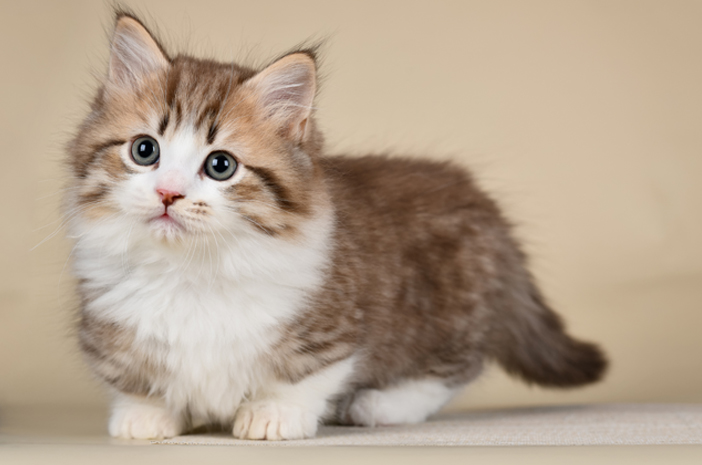
#> input picture LearnOpenCV/kucing.jpg, 702 x 465 px
$ python pcd-tugas-01.py
#> lines starting #> are read from the running program, lines starting #| are printed output that depends on the picture
import cv2 as cv
# import numpy as np
import matplotlib.pyplot as plt

path = r'kucing.jpg'
img = cv.imread(path)
#> img is the input picture: shape (465, 702, 3); mean B, G, R 143.4, 163, 181
color = ('b', 'g', 'r')

# Ubah Kontras
res = cv.convertScaleAbs(img, alpha=1.2, beta=0)
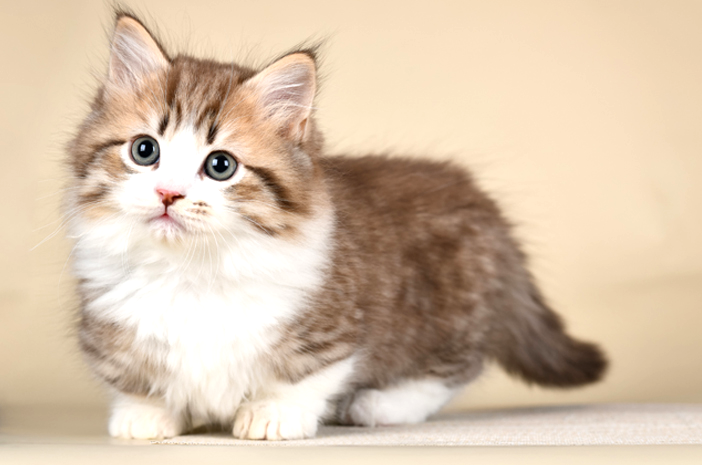
#> res: shape (465, 702, 3); mean B, G, R 171.9, 195.1, 216.3

# plt.hist(img.ravel(), 256, [0, 256])

# Menampilkan Plot
for i, col in enumerate(color):
    histr = cv.calcHist([res], [i], None, [256], [0, 256])
    plt.plot(histr, color=col)
    plt.xlim([0, 256])

cv.imshow('Original', img)
cv.imshow('Contrast', res)
plt.show()
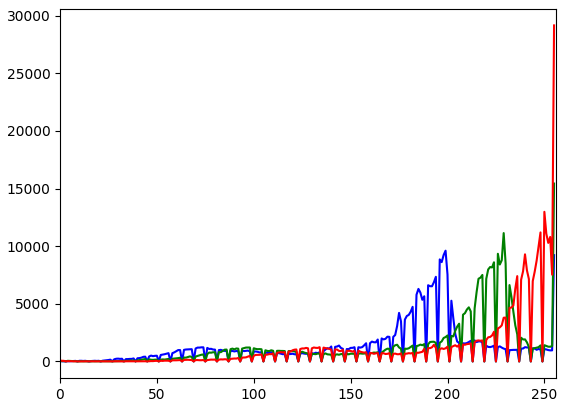
#> figure drawn by matplotlib, 1 panel; curve peaks at x = 199, y = 9609; curve peaks at x = 255, y = 15436; curve peaks at x = 255, y = 29162
cv.waitKey(0)
# cv.destroyAllWindows
